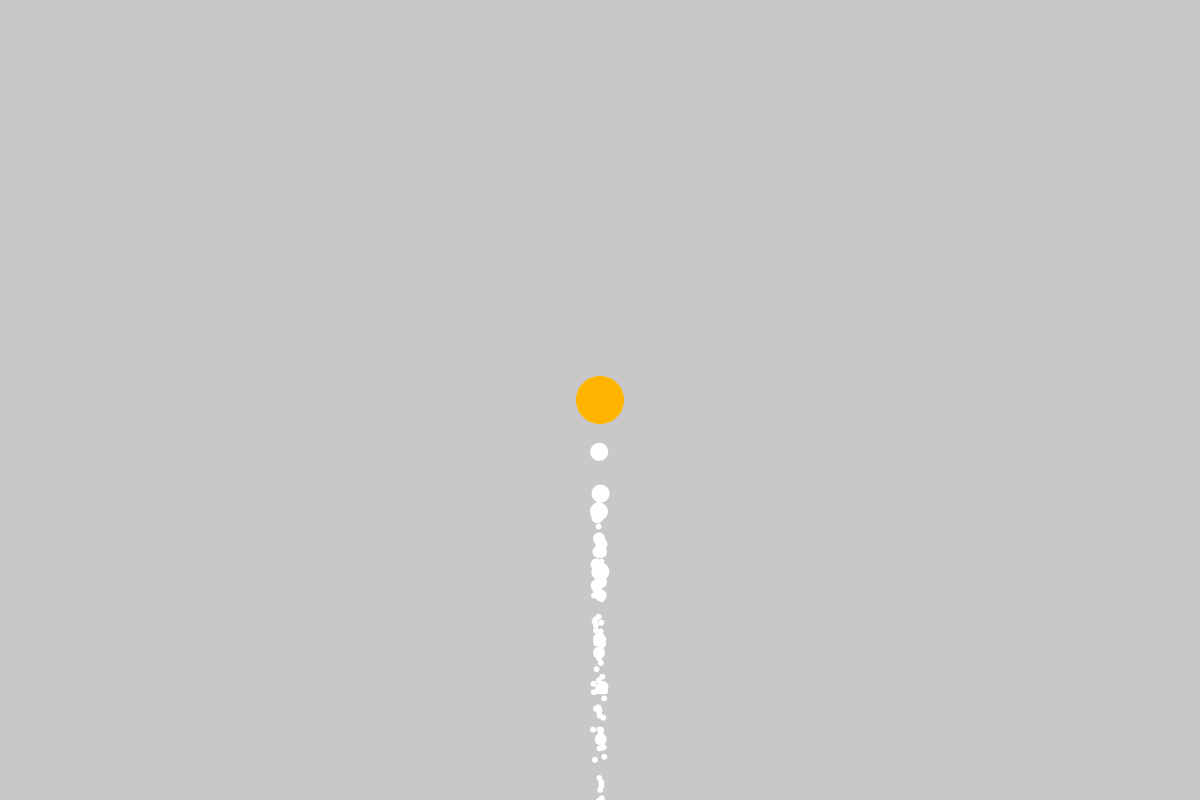
Frame 1 (no input)
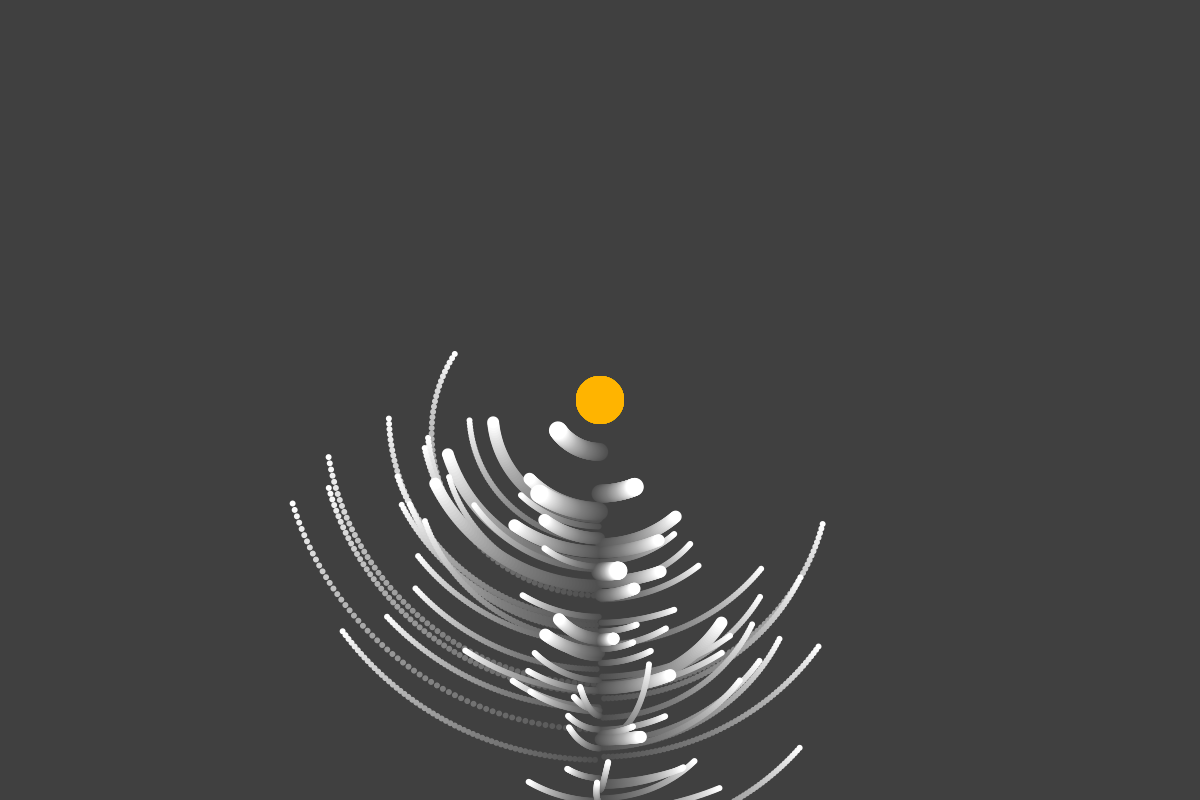
Frame 60 (the mouse pressed at the canvas centre just before this capture)
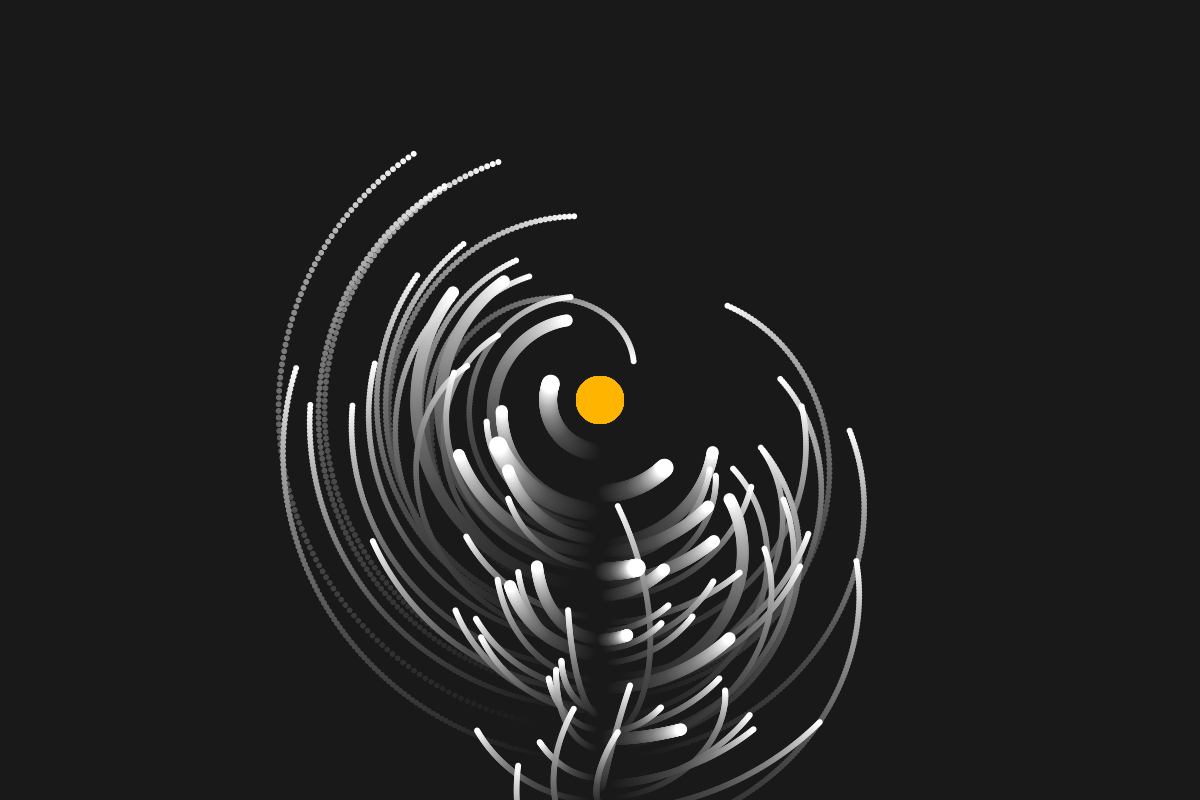
Frame 120 (the mouse held since frame 60 and released just before this capture)

The Processing sketch that drew these frames (run headless with seeded random() and noise(); from frame 60 on, the mouse is pressed at the canvas centre):

// Processing sketch: recursion_example
// ── recursion_example.pde
planet sun;

void setup()
{
  size(1200,800);
  sun =  new planet(3);
  sun.size = 80;
  sun.dist = 0;
  sun.speed = 0;
  sun.col = color(255,180,0);
}

void draw()
{
  noStroke(); //get rid of countour lines
  fill(0,0,0,5); //paint it black
  rect(0,0,width,height);
  translate(width/2,height/2);
  scale(0.6);
  sun.update();
  sun.draw();   
}

// ── planet.pde
class planet
{
  float speed = 1.0;
  float angle = 0.0;
  float dist = 100.0;
  float size = 10.0;
  color col = color(255,255,255);
  int nMoons = 0;
  int gen = 2;
  ArrayList<planet> moons = new ArrayList<planet>();
  
  planet(int _gen)
  {
    this.gen = _gen;
    this.speed = random(-1,1);
    this.dist = random(20,300);
    if(this.gen > 0)
    {
      this.nMoons = 4;//floor(random(4));
      for(int i=0; i<this.nMoons; i = i + 1)
      {
        planet aMoon = new planet(_gen - 1);
        aMoon.col = this.col;
        aMoon.size=(aMoon.gen+1)*10;
        this.moons.add(aMoon);
      }
    } 
    else
    {
      this.nMoons = 0;
    }
    this.col =color(random(0,255),random(0,255),random(0,255));
  }
  
  void update()
  {
    this.angle = this.angle + this.speed;
  }
  
  void draw()
  {
   pushMatrix();
    rotate(radians(this.angle));
    translate(0,this.dist);
    fill(this.col); //paint it white
    circle(0,0,this.size); //drawing the circle
    for(int i=0; i<this.nMoons; i = i + 1)
    {
      planet aMoon = this.moons.get(i);
      aMoon.update();
      aMoon.draw();
    } 
   popMatrix(); 
  }
}
